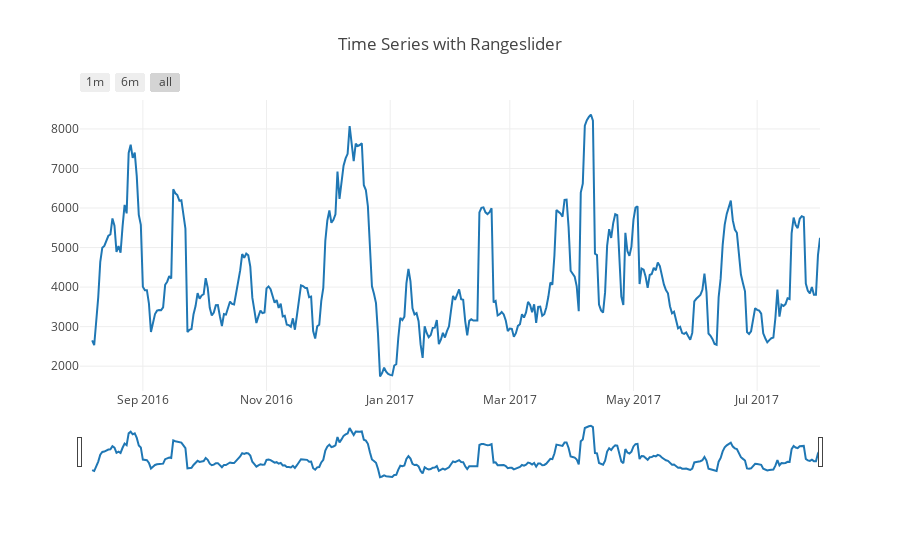

The code cell stored with this chart in its notebook:
### Code cell
data = [go.Scatter(x=revenue.index, 
               y=revenue.rolling(window=7).mean(), 
               name = 'Daily Revenue',
               mode = 'lines',
              )]

layout = dict(
    title='Time Series with Rangeslider',
    xaxis=dict(
        rangeselector=dict(
            buttons=list([
                dict(count=1,
                     label='1m',
                     step='month',
                     stepmode='backward'),
                dict(count=6,
                     label='6m',
                     step='month',
                     stepmode='backward'),
                dict(step='all')
            ])
        ),
        rangeslider=dict(
            visible = True
        ),
        type='date'
    )
)

fig = dict(data=data, layout=layout)
plotly.offline.iplot(fig, filename = "Time Series with Rangeslider")

### Figure 1 — Plotly figure (JSON) as saved in the notebook; plotly's stock layout.template omitted (floating-point values rounded to 4 significant figures; data arrays with more than 128 entries replaced by an {"elided": "..."} marker saying what was removed)
{"data": [{"mode": "lines", "name": "Daily Revenue", "type": "scatter", "uid": "d7533cc6-db43-11e8-9747-a45e60cb1c79", "x": {"elided": "366 str values"}, "y": {"elided": "366 float values"}}], "layout": {"title": "Time Series with Rangeslider", "xaxis": {"rangeselector": {"buttons": [{"count": 1, "label": "1m", "step": "month", "stepmode": "backward"}, {"count": 6, "label": "6m", "step": "month", "stepmode": "backward"}, {"step": "all"}]}, "rangeslider": {"visible": true}, "type": "date"}}}
